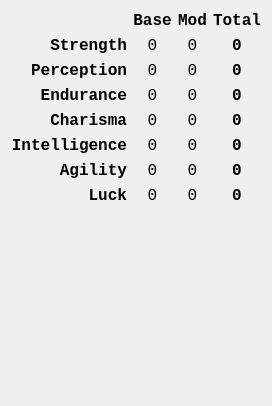
<?xml version="1.0" encoding="UTF-8"?>
<ui version="4.0">
 <class>Form</class>
 <widget class="QWidget" name="Form">
  <property name="geometry">
   <rect>
    <x>0</x>
    <y>0</y>
    <width>252</width>
    <height>406</height>
   </rect>
  </property>
  <property name="windowTitle">
   <string>Form</string>
  </property>
  <layout class="QGridLayout" name="gridLayout">
   <item row="0" column="1">
    <widget class="QLabel" name="titleBaseLabel">
     <property name="font">
      <font>
       <family>Consolas</family>
       <pointsize>12</pointsize>
       <weight>75</weight>
       <bold>true</bold>
      </font>
     </property>
     <property name="text">
      <string>Base</string>
     </property>
     <property name="alignment">
      <set>Qt::AlignCenter</set>
     </property>
    </widget>
   </item>
   <item row="0" column="2">
    <widget class="QLabel" name="titleModLabel">
     <property name="font">
      <font>
       <family>Consolas</family>
       <pointsize>12</pointsize>
       <weight>75</weight>
       <bold>true</bold>
      </font>
     </property>
     <property name="text">
      <string>Mod</string>
     </property>
     <property name="alignment">
      <set>Qt::AlignCenter</set>
     </property>
    </widget>
   </item>
   <item row="0" column="3">
    <widget class="QLabel" name="titleTotalLabel">
     <property name="font">
      <font>
       <family>Consolas</family>
       <pointsize>12</pointsize>
       <weight>75</weight>
       <bold>true</bold>
      </font>
     </property>
     <property name="text">
      <string>Total</string>
     </property>
     <property name="alignment">
      <set>Qt::AlignCenter</set>
     </property>
    </widget>
   </item>
   <item row="1" column="0">
    <widget class="QLabel" name="titleS1Label">
     <property name="font">
      <font>
       <family>Consolas</family>
       <pointsize>12</pointsize>
       <weight>75</weight>
       <bold>true</bold>
      </font>
     </property>
     <property name="text">
      <string>Strength</string>
     </property>
     <property name="alignment">
      <set>Qt::AlignRight|Qt::AlignTrailing|Qt::AlignVCenter</set>
     </property>
    </widget>
   </item>
   <item row="1" column="1">
    <widget class="QLabel" name="baseS1Label">
     <property name="font">
      <font>
       <family>Consolas</family>
       <pointsize>12</pointsize>
      </font>
     </property>
     <property name="text">
      <string>0</string>
     </property>
     <property name="alignment">
      <set>Qt::AlignCenter</set>
     </property>
    </widget>
   </item>
   <item row="1" column="2">
    <widget class="QLabel" name="modS1Label">
     <property name="font">
      <font>
       <family>Consolas</family>
       <pointsize>12</pointsize>
      </font>
     </property>
     <property name="text">
      <string>0</string>
     </property>
     <property name="alignment">
      <set>Qt::AlignCenter</set>
     </property>
    </widget>
   </item>
   <item row="1" column="3">
    <widget class="QLabel" name="totalS1Label">
     <property name="font">
      <font>
       <family>Consolas</family>
       <pointsize>12</pointsize>
       <weight>75</weight>
       <bold>true</bold>
      </font>
     </property>
     <property name="text">
      <string>0</string>
     </property>
     <property name="alignment">
      <set>Qt::AlignCenter</set>
     </property>
    </widget>
   </item>
   <item row="2" column="0">
    <widget class="QLabel" name="titleS2Label">
     <property name="font">
      <font>
       <family>Consolas</family>
       <pointsize>12</pointsize>
       <weight>75</weight>
       <bold>true</bold>
      </font>
     </property>
     <property name="text">
      <string>Perception</string>
     </property>
     <property name="alignment">
      <set>Qt::AlignRight|Qt::AlignTrailing|Qt::AlignVCenter</set>
     </property>
    </widget>
   </item>
   <item row="2" column="1">
    <widget class="QLabel" name="baseS2Label">
     <property name="font">
      <font>
       <family>Consolas</family>
       <pointsize>12</pointsize>
      </font>
     </property>
     <property name="text">
      <string>0</string>
     </property>
     <property name="alignment">
      <set>Qt::AlignCenter</set>
     </property>
    </widget>
   </item>
   <item row="2" column="2">
    <widget class="QLabel" name="modS2Label">
     <property name="font">
      <font>
       <family>Consolas</family>
       <pointsize>12</pointsize>
      </font>
     </property>
     <property name="text">
      <string>0</string>
     </property>
     <property name="alignment">
      <set>Qt::AlignCenter</set>
     </property>
    </widget>
   </item>
   <item row="2" column="3">
    <widget class="QLabel" name="totalS2Label">
     <property name="font">
      <font>
       <family>Consolas</family>
       <pointsize>12</pointsize>
       <weight>75</weight>
       <bold>true</bold>
      </font>
     </property>
     <property name="text">
      <string>0</string>
     </property>
     <property name="alignment">
      <set>Qt::AlignCenter</set>
     </property>
    </widget>
   </item>
   <item row="3" column="0">
    <widget class="QLabel" name="titleS3Label">
     <property name="font">
      <font>
       <family>Consolas</family>
       <pointsize>12</pointsize>
       <weight>75</weight>
       <bold>true</bold>
      </font>
     </property>
     <property name="text">
      <string>Endurance</string>
     </property>
     <property name="alignment">
      <set>Qt::AlignRight|Qt::AlignTrailing|Qt::AlignVCenter</set>
     </property>
    </widget>
   </item>
   <item row="3" column="1">
    <widget class="QLabel" name="baseS3Label">
     <property name="font">
      <font>
       <family>Consolas</family>
       <pointsize>12</pointsize>
      </font>
     </property>
     <property name="text">
      <string>0</string>
     </property>
     <property name="alignment">
      <set>Qt::AlignCenter</set>
     </property>
    </widget>
   </item>
   <item row="3" column="2">
    <widget class="QLabel" name="modS3Label">
     <property name="font">
      <font>
       <family>Consolas</family>
       <pointsize>12</pointsize>
      </font>
     </property>
     <property name="text">
      <string>0</string>
     </property>
     <property name="alignment">
      <set>Qt::AlignCenter</set>
     </property>
    </widget>
   </item>
   <item row="3" column="3">
    <widget class="QLabel" name="totalS3Label">
     <property name="font">
      <font>
       <family>Consolas</family>
       <pointsize>12</pointsize>
       <weight>75</weight>
       <bold>true</bold>
      </font>
     </property>
     <property name="text">
      <string>0</string>
     </property>
     <property name="alignment">
      <set>Qt::AlignCenter</set>
     </property>
    </widget>
   </item>
   <item row="4" column="0">
    <widget class="QLabel" name="titleS4Label">
     <property name="font">
      <font>
       <family>Consolas</family>
       <pointsize>12</pointsize>
       <weight>75</weight>
       <bold>true</bold>
      </font>
     </property>
     <property name="text">
      <string>Charisma</string>
     </property>
     <property name="alignment">
      <set>Qt::AlignRight|Qt::AlignTrailing|Qt::AlignVCenter</set>
     </property>
    </widget>
   </item>
   <item row="4" column="1">
    <widget class="QLabel" name="baseS4Label">
     <property name="font">
      <font>
       <family>Consolas</family>
       <pointsize>12</pointsize>
      </font>
     </property>
     <property name="text">
      <string>0</string>
     </property>
     <property name="alignment">
      <set>Qt::AlignCenter</set>
     </property>
    </widget>
   </item>
   <item row="4" column="2">
    <widget class="QLabel" name="modS4Label">
     <property name="font">
      <font>
       <family>Consolas</family>
       <pointsize>12</pointsize>
      </font>
     </property>
     <property name="text">
      <string>0</string>
     </property>
     <property name="alignment">
      <set>Qt::AlignCenter</set>
     </property>
    </widget>
   </item>
   <item row="4" column="3">
    <widget class="QLabel" name="totalS4Label">
     <property name="font">
      <font>
       <family>Consolas</family>
       <pointsize>12</pointsize>
       <weight>75</weight>
       <bold>true</bold>
      </font>
     </property>
     <property name="text">
      <string>0</string>
     </property>
     <property name="alignment">
      <set>Qt::AlignCenter</set>
     </property>
    </widget>
   </item>
   <item row="5" column="0">
    <widget class="QLabel" name="titleS5Label">
     <property name="font">
      <font>
       <family>Consolas</family>
       <pointsize>12</pointsize>
       <weight>75</weight>
       <bold>true</bold>
      </font>
     </property>
     <property name="text">
      <string>Intelligence</string>
     </property>
     <property name="alignment">
      <set>Qt::AlignRight|Qt::AlignTrailing|Qt::AlignVCenter</set>
     </property>
    </widget>
   </item>
   <item row="5" column="1">
    <widget class="QLabel" name="baseS5Label">
     <property name="font">
      <font>
       <family>Consolas</family>
       <pointsize>12</pointsize>
      </font>
     </property>
     <property name="text">
      <string>0</string>
     </property>
     <property name="alignment">
      <set>Qt::AlignCenter</set>
     </property>
    </widget>
   </item>
   <item row="5" column="2">
    <widget class="QLabel" name="modS5Label">
     <property name="font">
      <font>
       <family>Consolas</family>
       <pointsize>12</pointsize>
      </font>
     </property>
     <property name="text">
      <string>0</string>
     </property>
     <property name="alignment">
      <set>Qt::AlignCenter</set>
     </property>
    </widget>
   </item>
   <item row="5" column="3">
    <widget class="QLabel" name="totalS5Label">
     <property name="font">
      <font>
       <family>Consolas</family>
       <pointsize>12</pointsize>
       <weight>75</weight>
       <bold>true</bold>
      </font>
     </property>
     <property name="text">
      <string>0</string>
     </property>
     <property name="alignment">
      <set>Qt::AlignCenter</set>
     </property>
    </widget>
   </item>
   <item row="6" column="0">
    <widget class="QLabel" name="titleS6Label">
     <property name="font">
      <font>
       <family>Consolas</family>
       <pointsize>12</pointsize>
       <weight>75</weight>
       <bold>true</bold>
      </font>
     </property>
     <property name="text">
      <string>Agility</string>
     </property>
     <property name="alignment">
      <set>Qt::AlignRight|Qt::AlignTrailing|Qt::AlignVCenter</set>
     </property>
    </widget>
   </item>
   <item row="6" column="1">
    <widget class="QLabel" name="baseS6Label">
     <property name="font">
      <font>
       <family>Consolas</family>
       <pointsize>12</pointsize>
      </font>
     </property>
     <property name="text">
      <string>0</string>
     </property>
     <property name="alignment">
      <set>Qt::AlignCenter</set>
     </property>
    </widget>
   </item>
   <item row="6" column="2">
    <widget class="QLabel" name="modS6Label">
     <property name="font">
      <font>
       <family>Consolas</family>
       <pointsize>12</pointsize>
      </font>
     </property>
     <property name="text">
      <string>0</string>
     </property>
     <property name="alignment">
      <set>Qt::AlignCenter</set>
     </property>
    </widget>
   </item>
   <item row="6" column="3">
    <widget class="QLabel" name="totalS6Label">
     <property name="font">
      <font>
       <family>Consolas</family>
       <pointsize>12</pointsize>
       <weight>75</weight>
       <bold>true</bold>
      </font>
     </property>
     <property name="text">
      <string>0</string>
     </property>
     <property name="alignment">
      <set>Qt::AlignCenter</set>
     </property>
    </widget>
   </item>
   <item row="7" column="0">
    <widget class="QLabel" name="titleS7Label">
     <property name="font">
      <font>
       <family>Consolas</family>
       <pointsize>12</pointsize>
       <weight>75</weight>
       <bold>true</bold>
      </font>
     </property>
     <property name="text">
      <string>Luck</string>
     </property>
     <property name="alignment">
      <set>Qt::AlignRight|Qt::AlignTrailing|Qt::AlignVCenter</set>
     </property>
    </widget>
   </item>
   <item row="7" column="1">
    <widget class="QLabel" name="baseS7Label">
     <property name="font">
      <font>
       <family>Consolas</family>
       <pointsize>12</pointsize>
      </font>
     </property>
     <property name="text">
      <string>0</string>
     </property>
     <property name="alignment">
      <set>Qt::AlignCenter</set>
     </property>
    </widget>
   </item>
   <item row="7" column="2">
    <widget class="QLabel" name="modS7Label">
     <property name="font">
      <font>
       <family>Consolas</family>
       <pointsize>12</pointsize>
      </font>
     </property>
     <property name="text">
      <string>0</string>
     </property>
     <property name="alignment">
      <set>Qt::AlignCenter</set>
     </property>
    </widget>
   </item>
   <item row="7" column="3">
    <widget class="QLabel" name="totalS7Label">
     <property name="font">
      <font>
       <family>Consolas</family>
       <pointsize>12</pointsize>
       <weight>75</weight>
       <bold>true</bold>
      </font>
     </property>
     <property name="text">
      <string>0</string>
     </property>
     <property name="alignment">
      <set>Qt::AlignCenter</set>
     </property>
    </widget>
   </item>
   <item row="8" column="0">
    <spacer name="spacer3">
     <property name="orientation">
      <enum>Qt::Vertical</enum>
     </property>
     <property name="sizeHint" stdset="0">
      <size>
       <width>20</width>
       <height>185</height>
      </size>
     </property>
    </spacer>
   </item>
  </layout>
 </widget>
 <resources/>
 <connections/>
</ui>
